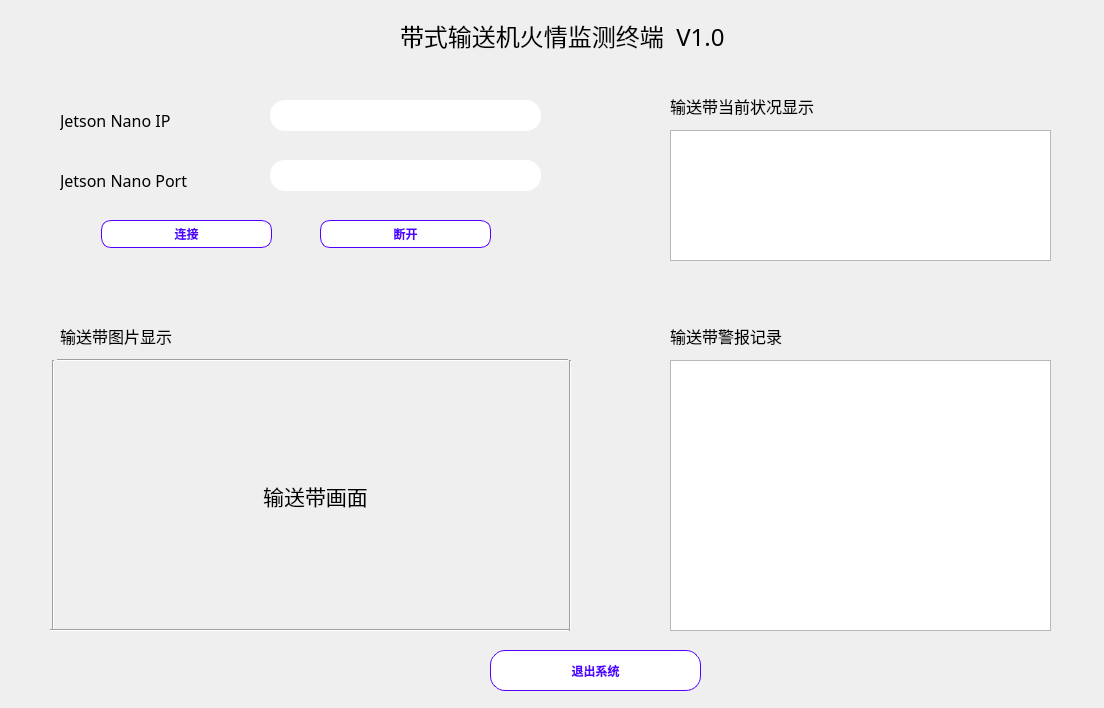
<?xml version="1.0" encoding="UTF-8"?>
<ui version="4.0">
 <class>Widget</class>
 <widget class="QWidget" name="Widget">
  <property name="geometry">
   <rect>
    <x>0</x>
    <y>0</y>
    <width>1104</width>
    <height>708</height>
   </rect>
  </property>
  <property name="font">
   <font>
    <family>Adobe 黑体 Std R</family>
   </font>
  </property>
  <property name="windowTitle">
   <string>Widget</string>
  </property>
  <property name="styleSheet">
   <string notr="true">QWidget0{
	border-radius: 25px;
	padding-left: 10px;
}
QWidget0{
	border: 2px solid  rgb(85, 0, 255);
}</string>
  </property>
  <widget class="QLabel" name="label">
   <property name="geometry">
    <rect>
     <x>400</x>
     <y>20</y>
     <width>431</width>
     <height>31</height>
    </rect>
   </property>
   <property name="font">
    <font>
     <family>Adobe 黑体 Std R</family>
     <pointsize>18</pointsize>
    </font>
   </property>
   <property name="layoutDirection">
    <enum>Qt::LeftToRight</enum>
   </property>
   <property name="text">
    <string>带式输送机火情监测终端  V1.0</string>
   </property>
  </widget>
  <widget class="QWidget" name="widget" native="true">
   <property name="geometry">
    <rect>
     <x>40</x>
     <y>80</y>
     <width>551</width>
     <height>211</height>
    </rect>
   </property>
   <widget class="QLabel" name="label_IP">
    <property name="geometry">
     <rect>
      <x>20</x>
      <y>30</y>
      <width>161</width>
      <height>20</height>
     </rect>
    </property>
    <property name="font">
     <font>
      <family>Adobe 黑体 Std R</family>
      <pointsize>12</pointsize>
     </font>
    </property>
    <property name="text">
     <string>Jetson Nano IP</string>
    </property>
   </widget>
   <widget class="QLabel" name="label_Port">
    <property name="geometry">
     <rect>
      <x>20</x>
      <y>90</y>
      <width>161</width>
      <height>20</height>
     </rect>
    </property>
    <property name="font">
     <font>
      <family>Adobe 黑体 Std R</family>
      <pointsize>12</pointsize>
     </font>
    </property>
    <property name="text">
     <string>Jetson Nano Port</string>
    </property>
   </widget>
   <widget class="QLineEdit" name="lineEdit_IP">
    <property name="geometry">
     <rect>
      <x>230</x>
      <y>20</y>
      <width>271</width>
      <height>31</height>
     </rect>
    </property>
    <property name="styleSheet">
     <string notr="true">QLineEdit{
	height: 31px;
	border-radius: 15px;
	padding-left: 10px;
}
QLineEdit:focus{
	border: 2px solid  rgb(85, 0, 255);
}
</string>
    </property>
   </widget>
   <widget class="QLineEdit" name="lineEdit_Port">
    <property name="geometry">
     <rect>
      <x>230</x>
      <y>80</y>
      <width>271</width>
      <height>31</height>
     </rect>
    </property>
    <property name="styleSheet">
     <string notr="true">QLineEdit{
	height: 31px;
	border-radius: 15px;
	padding-left: 10px;
}
QLineEdit:focus{
	border: 2px solid  rgb(85, 0, 255);
}
</string>
    </property>
   </widget>
   <widget class="QPushButton" name="pushButtonConnect">
    <property name="geometry">
     <rect>
      <x>61</x>
      <y>140</y>
      <width>171</width>
      <height>28</height>
     </rect>
    </property>
    <property name="font">
     <font>
      <weight>87</weight>
      <bold>true</bold>
     </font>
    </property>
    <property name="styleSheet">
     <string notr="true">QPushButton{
	border: 1px solid rgb(85, 0, 255);
	background-color: rgb(255, 255, 255);
	color: rgb(85, 0, 255);
	height: 28px;
	font-weight: 700;
    border-radius: 10px;
}

QPushButton:hover{
	border: none;
	background-color: rgb(85, 0, 255);
	color: rgb(255, 255, 255);
}
</string>
    </property>
    <property name="text">
     <string>连接</string>
    </property>
   </widget>
   <widget class="QPushButton" name="pushButtonClose">
    <property name="geometry">
     <rect>
      <x>280</x>
      <y>140</y>
      <width>171</width>
      <height>28</height>
     </rect>
    </property>
    <property name="font">
     <font>
      <weight>87</weight>
      <bold>true</bold>
     </font>
    </property>
    <property name="styleSheet">
     <string notr="true">QPushButton{
	border: 1px solid rgb(85, 0, 255);
	background-color: rgb(255, 255, 255);
	color: rgb(85, 0, 255);
	height: 28px;
	font-weight: 700;
    border-radius: 10px;
}

QPushButton:hover{
	border: none;
	background-color: rgb(85, 0, 255);
	color: rgb(255, 255, 255);
}
</string>
    </property>
    <property name="text">
     <string>断开</string>
    </property>
   </widget>
  </widget>
  <widget class="QWidget" name="widget_3" native="true">
   <property name="geometry">
    <rect>
     <x>40</x>
     <y>310</y>
     <width>551</width>
     <height>331</height>
    </rect>
   </property>
   <widget class="QLabel" name="img_label">
    <property name="geometry">
     <rect>
      <x>50</x>
      <y>60</y>
      <width>451</width>
      <height>251</height>
     </rect>
    </property>
    <property name="font">
     <font>
      <family>Adobe 黑体 Std R</family>
      <pointsize>16</pointsize>
     </font>
    </property>
    <property name="text">
     <string>输送带画面</string>
    </property>
    <property name="alignment">
     <set>Qt::AlignCenter</set>
    </property>
   </widget>
   <widget class="QLabel" name="label_3">
    <property name="geometry">
     <rect>
      <x>20</x>
      <y>15</y>
      <width>191</width>
      <height>21</height>
     </rect>
    </property>
    <property name="font">
     <font>
      <family>Adobe 黑体 Std R</family>
      <pointsize>12</pointsize>
     </font>
    </property>
    <property name="text">
     <string>输送带图片显示</string>
    </property>
   </widget>
   <widget class="Line" name="line">
    <property name="geometry">
     <rect>
      <x>17</x>
      <y>40</y>
      <width>511</width>
      <height>20</height>
     </rect>
    </property>
    <property name="orientation">
     <enum>Qt::Horizontal</enum>
    </property>
   </widget>
   <widget class="Line" name="line_2">
    <property name="geometry">
     <rect>
      <x>3</x>
      <y>50</y>
      <width>20</width>
      <height>271</height>
     </rect>
    </property>
    <property name="orientation">
     <enum>Qt::Vertical</enum>
    </property>
   </widget>
   <widget class="Line" name="line_3">
    <property name="geometry">
     <rect>
      <x>10</x>
      <y>310</y>
      <width>521</width>
      <height>20</height>
     </rect>
    </property>
    <property name="orientation">
     <enum>Qt::Horizontal</enum>
    </property>
   </widget>
   <widget class="Line" name="line_4">
    <property name="geometry">
     <rect>
      <x>520</x>
      <y>50</y>
      <width>20</width>
      <height>271</height>
     </rect>
    </property>
    <property name="orientation">
     <enum>Qt::Vertical</enum>
    </property>
   </widget>
  </widget>
  <widget class="QWidget" name="widget_4" native="true">
   <property name="geometry">
    <rect>
     <x>640</x>
     <y>80</y>
     <width>431</width>
     <height>211</height>
    </rect>
   </property>
   <widget class="QLabel" name="label_4">
    <property name="geometry">
     <rect>
      <x>30</x>
      <y>10</y>
      <width>181</width>
      <height>31</height>
     </rect>
    </property>
    <property name="font">
     <font>
      <family>Adobe 黑体 Std R</family>
      <pointsize>12</pointsize>
     </font>
    </property>
    <property name="text">
     <string>输送带当前状况显示</string>
    </property>
   </widget>
   <widget class="QTextEdit" name="textEdit_Read">
    <property name="geometry">
     <rect>
      <x>30</x>
      <y>50</y>
      <width>381</width>
      <height>131</height>
     </rect>
    </property>
    <property name="styleSheet">
     <string notr="true"/>
    </property>
    <property name="html">
     <string>&lt;!DOCTYPE HTML PUBLIC &quot;-//W3C//DTD HTML 4.0//EN&quot; &quot;http://www.w3.org/TR/REC-html40/strict.dtd&quot;&gt;
&lt;html&gt;&lt;head&gt;&lt;meta name=&quot;qrichtext&quot; content=&quot;1&quot; /&gt;&lt;style type=&quot;text/css&quot;&gt;
p, li { white-space: pre-wrap; }
&lt;/style&gt;&lt;/head&gt;&lt;body style=&quot; font-family:'Adobe 黑体 Std R'; font-size:9.07563pt; font-weight:400; font-style:normal;&quot;&gt;
&lt;p style=&quot;-qt-paragraph-type:empty; margin-top:0px; margin-bottom:0px; margin-left:0px; margin-right:0px; -qt-block-indent:0; text-indent:0px; font-family:'SimSun'; font-size:9.07563pt;&quot;&gt;&lt;br /&gt;&lt;/p&gt;&lt;/body&gt;&lt;/html&gt;</string>
    </property>
   </widget>
  </widget>
  <widget class="QPushButton" name="pushButton_Exit">
   <property name="geometry">
    <rect>
     <x>490</x>
     <y>650</y>
     <width>211</width>
     <height>41</height>
    </rect>
   </property>
   <property name="font">
    <font>
     <weight>87</weight>
     <bold>true</bold>
    </font>
   </property>
   <property name="styleSheet">
    <string notr="true">QPushButton{
	border: 1px solid rgb(85, 0, 255);
	background-color: rgb(255, 255, 255);
	color: rgb(85, 0, 255);
	height: 28px;
	font-weight: 700;
    border-radius: 15px;
}

QPushButton:hover{
	border: none;
	background-color: rgb(85, 0, 255);
	color: rgb(255, 255, 255);
}</string>
   </property>
   <property name="text">
    <string>退出系统</string>
   </property>
  </widget>
  <widget class="QWidget" name="widget_2" native="true">
   <property name="geometry">
    <rect>
     <x>640</x>
     <y>310</y>
     <width>431</width>
     <height>331</height>
    </rect>
   </property>
   <widget class="QTextBrowser" name="textBrowser">
    <property name="geometry">
     <rect>
      <x>30</x>
      <y>50</y>
      <width>381</width>
      <height>271</height>
     </rect>
    </property>
    <property name="styleSheet">
     <string notr="true"/>
    </property>
    <property name="html">
     <string>&lt;!DOCTYPE HTML PUBLIC &quot;-//W3C//DTD HTML 4.0//EN&quot; &quot;http://www.w3.org/TR/REC-html40/strict.dtd&quot;&gt;
&lt;html&gt;&lt;head&gt;&lt;meta name=&quot;qrichtext&quot; content=&quot;1&quot; /&gt;&lt;style type=&quot;text/css&quot;&gt;
p, li { white-space: pre-wrap; }
&lt;/style&gt;&lt;/head&gt;&lt;body style=&quot; font-family:'Adobe 黑体 Std R'; font-size:9.07563pt; font-weight:400; font-style:normal;&quot;&gt;
&lt;p style=&quot;-qt-paragraph-type:empty; margin-top:0px; margin-bottom:0px; margin-left:0px; margin-right:0px; -qt-block-indent:0; text-indent:0px; font-family:'SimSun'; font-size:9.07563pt;&quot;&gt;&lt;br /&gt;&lt;/p&gt;&lt;/body&gt;&lt;/html&gt;</string>
    </property>
   </widget>
   <widget class="QLabel" name="label_2">
    <property name="geometry">
     <rect>
      <x>30</x>
      <y>15</y>
      <width>141</width>
      <height>21</height>
     </rect>
    </property>
    <property name="font">
     <font>
      <family>Adobe 黑体 Std R</family>
      <pointsize>12</pointsize>
     </font>
    </property>
    <property name="text">
     <string>输送带警报记录</string>
    </property>
   </widget>
  </widget>
 </widget>
 <layoutdefault spacing="6" margin="11"/>
 <resources/>
 <connections>
  <connection>
   <sender>pushButton_Exit</sender>
   <signal>clicked()</signal>
   <receiver>Widget</receiver>
   <slot>close()</slot>
   <hints>
    <hint type="sourcelabel">
     <x>595</x>
     <y>670</y>
    </hint>
    <hint type="destinationlabel">
     <x>551</x>
     <y>353</y>
    </hint>
   </hints>
  </connection>
 </connections>
</ui>
